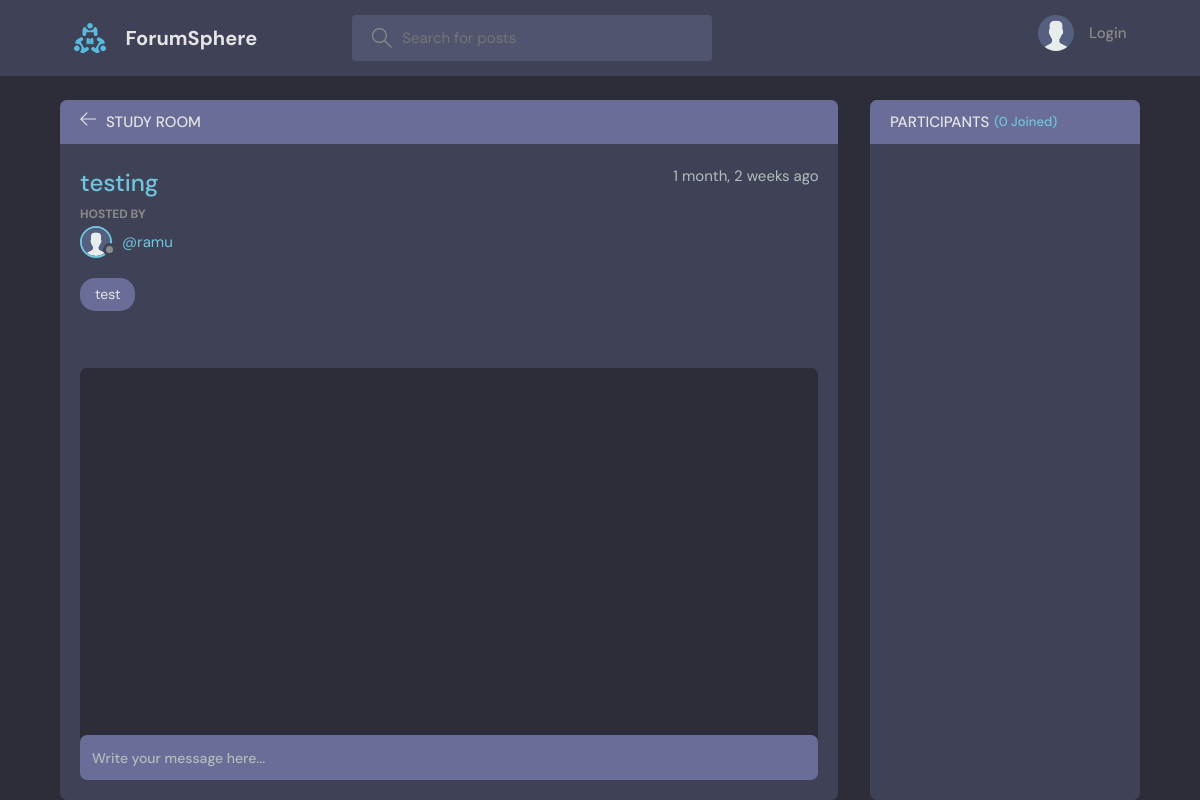
The page /room/3/ on the database as committed earlier.
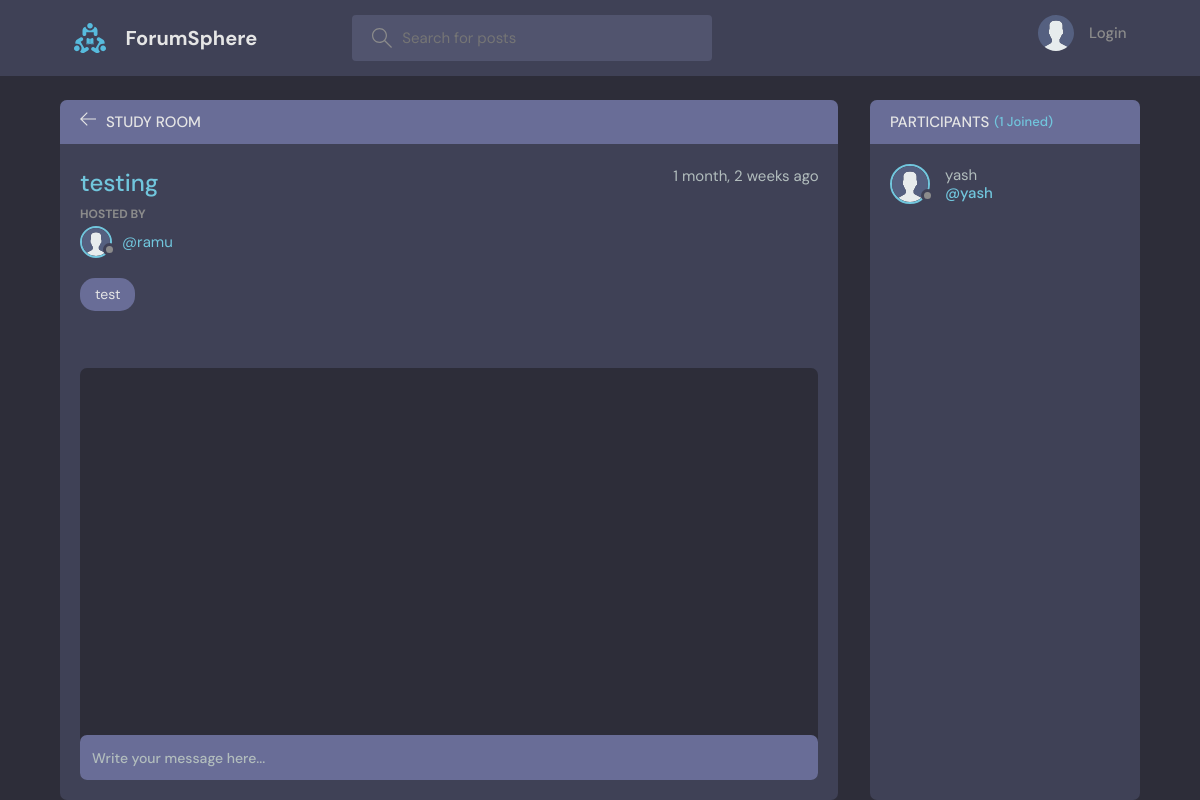
The same page on the database as committed later.
### base/models.py (models this page shows, shortened)
class Room(models.Model):
    host = models.ForeignKey(User, on_delete=models.SET_NULL, null=True)
    topic = models.ForeignKey(Topic, on_delete=models.SET_NULL, null=True)
    name = models.CharField(max_length=200)
    description = models.TextField(null=True, blank=True)
    participants = models.ManyToManyField(
        User, related_name='participants', blank=True)
    updated = models.DateTimeField(auto_now=True)
    created = models.DateTimeField(auto_now_add=True)
    class Meta:
        ordering = ['-updated', '-created']

class User(AbstractUser):
    name = models.CharField(max_length=200, null=True)
    email = models.EmailField(unique=True, null=True)
    bio = models.TextField(null=True)
    avatar = models.ImageField(null=True, default="avatar.svg")
    USERNAME_FIELD = 'email'
    REQUIRED_FIELDS = []

class Topic(models.Model):
    name = models.CharField(max_length=200)
    def __str__(self):
        return self.name

### base/views.py (the view, shortened to what this page needs)
# urls.py: path('room/<str:pk>/', views.room, name="room"),
def room(request, pk):
    room = Room.objects.get(id=pk)
    room_messages = room.message_set.all()
    participants = room.participants.all()
    context = {'room': room, 'room_messages': room_messages,
               'participants': participants}
    return render(request, 'base/room.html', context)

### base/templates/base/room.html (shortened to what this page needs)
{% extends 'main.html' %}
{% block content %}
<main class="profile-page layout layout--2">
  <div class="container">
    <div class="room">
      <div class="room__top">
        <div class="room__topLeft">
          <a href="{% url 'home' %}">
            <svg version="1.1" xmlns="http://www.w3.org/2000/svg" width="32" height="32" viewBox="0 0 32 32">
              <title>arrow-left</title>
              <path
                d="M13.723 2.286l-13.723 13.714 13.719 13.714 1.616-1.611-10.96-10.96h27.625v-2.286h-27.625l10.965-10.965-1.616-1.607z">
              </path>
            </svg>
          </a>
          <h3>Study Room</h3>
        </div>
      </div>
      <div class="room__box scroll">
        <div class="room__header scroll">
          <div class="room__info">
            <h3>{{room.name}}</h3>
            <span>{{room.created|timesince}} ago</span>
          </div>
          <div class="room__hosted">
            <p>Hosted By</p>
            <a href="{% url 'user-profile' room.host.id %}" class="room__author">
              <div class="avatar avatar--small">
                <img src="{{room.host.avatar.url}}" />
              </div>
              <span>@{{room.host.username}}</span>
            </a>
          </div>
          <span class="room__topics">{{room.topic}}</span>
        </div>
        <div class="room__conversation">
          <div class="threads scroll">
          </div>
        </div>
      </div>
      <div class="room__message">
        <form action="" method="POST">
          <input name="body" placeholder="Write your message here..." />
        </form>
      </div>
    </div>
    <div class="participants">
      <h3 class="participants__top">Participants <span>({{participants.count}} Joined)</span></h3>
      <div class="participants__list scroll">
        {% for user in participants %}
        <a href="{%  url 'user-profile' user.id %}" class="participant">
          <div class="avatar avatar--medium">
            <img src="{{user.avatar.url}}" />
          </div>
          <p>
            {{user.name}}
            <span>@{{user.username}}</span>
          </p>
        </a>
        {% endfor %}
      </div>
    </div>
  </div>
</main>
{% endblock content %}

### templates/main.html (shortened to what this page needs)
<!DOCTYPE html>
{% load static %}
<html lang="en">
<head>
    <link rel="stylesheet" href="{% static 'styles/style.css' %}" />
</head>
<body>
    {% include 'navbar.html' %}
    {% block content %}
    {% endblock %}
</body>
</html>

### templates/navbar.html (shortened to what this page needs)
{% load static %}
<header class="header header--loggedIn">
    <div class="container">
        <a href="{% url 'home' %}" class="header__logo">
            <img src="{% static 'images/logo.svg' %}" />
            <h1>ForumSphere</h1>
        </a>
        <form class="header__search" method="GET" action="{% url 'home' %}">
            <label>
                <input name="q" placeholder="Search for posts" />
            </label>
        </form>
        <nav class="header__menu">
            {% if request.user.is_authenticated %}
            <div class="header__user">
                <a href="{% url 'update-user' %}">
                    <div class="avatar avatar--medium active">
                        <img src="{{request.user.avatar.url}}" />
                    </div>
                    <p>{{request.user.username}} <span>@{{request.user.username}}</span></p>
                </a>
                <button class="dropdown-button">
                    <svg version="1.1" xmlns="http://www.w3.org/2000/svg" width="32" height="32" viewBox="0 0 32 32">
                        <title>chevron-down</title>
                        <path d="M16 21l-13-13h-3l16 16 16-16h-3l-13 13z"></path>
                    </svg>
                </button>
            </div>
            {% else %}
            <a href="{% url 'login' %}">
                <img src="{% static 'images/avatar.svg' %}" />
                <p>Login</p>
            </a>
            {% endif %}
        </nav>
    </div>
</header>

Rows that differ between the two databases and show on the page:
added User: avatar (placeholder picture), name "yash", username "yash"
Other text that changed with them:
{{ participants.count }}: "0" → "1"
